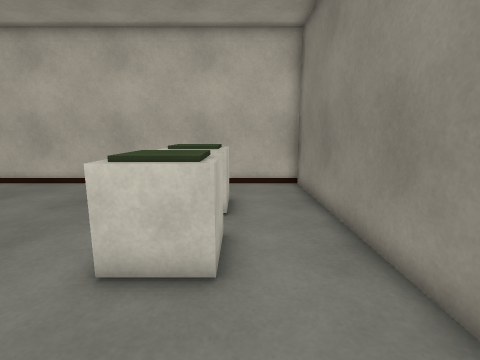
view 1 (above)

16 first-person views from a walk through a Unity game level. The camera is 1.2 m above the floor, tilts 10° down and sees 85° across. The floor is counted in squares, 0.5 m on a side. Each view is taken from the middle of a square. On the plan, view 1 faces up. The plan holds only what a view shows up to about 18 squares ahead; the rest is blank. The player character is not drawn.

view 2
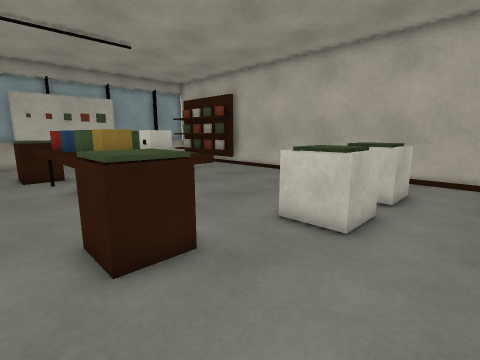

view 3
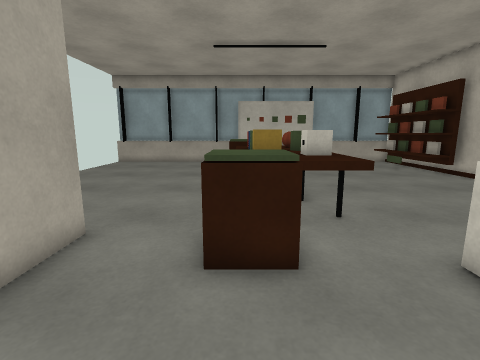

view 4
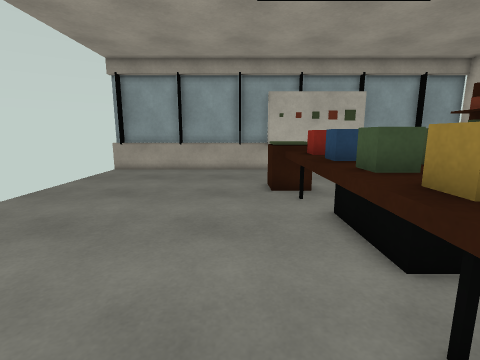

view 5
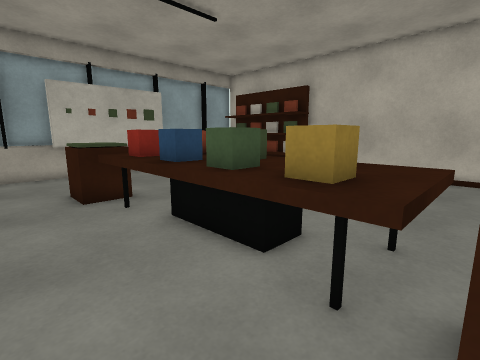

view 6
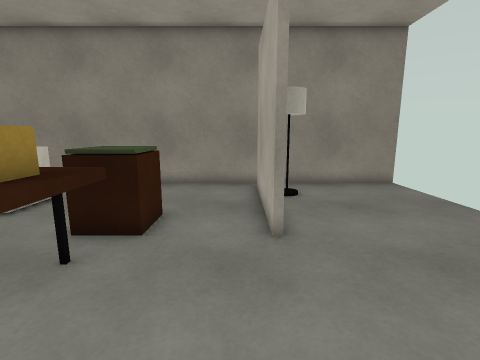

view 7
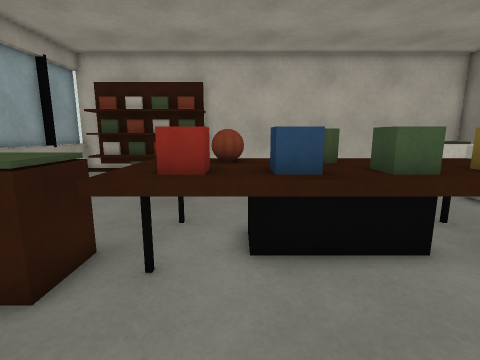

view 8
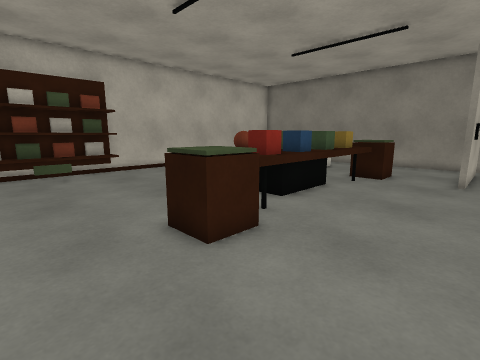

view 9
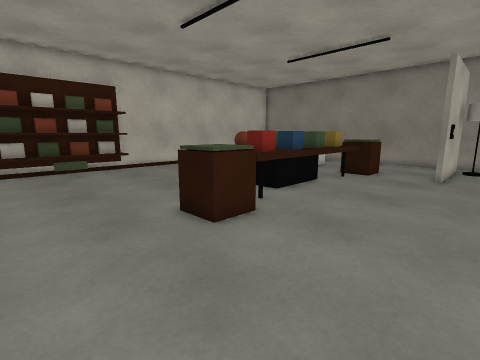

view 10
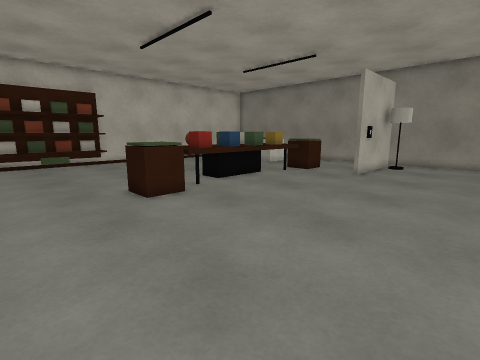

view 11
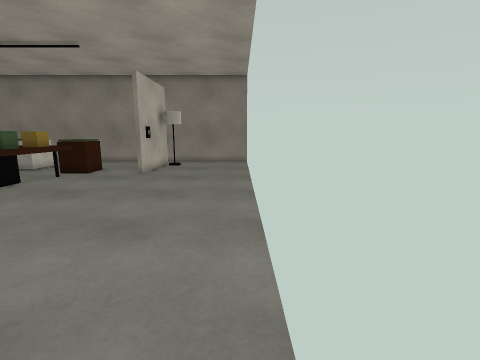

view 12
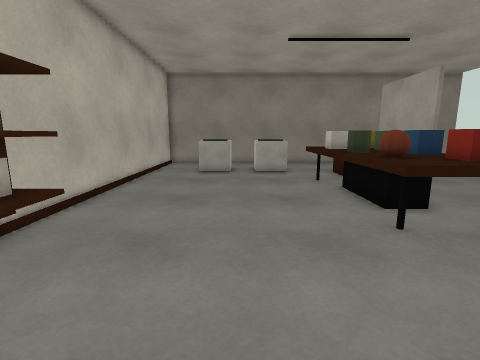

view 13
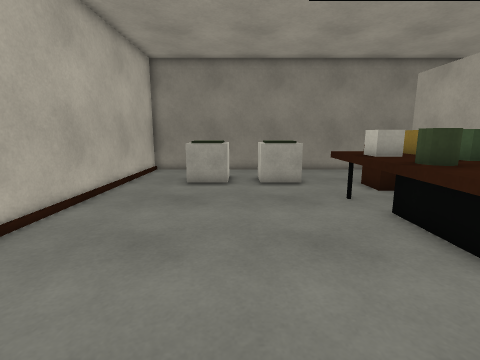

view 14
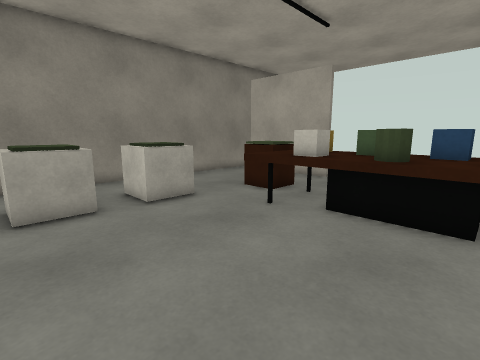

view 15
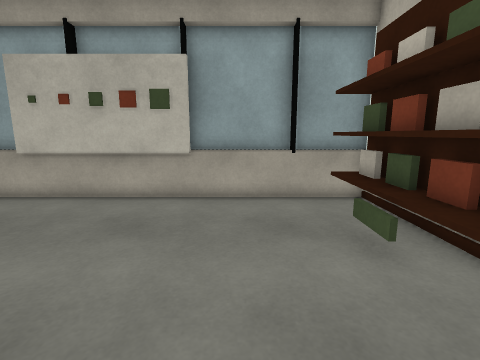

view 16
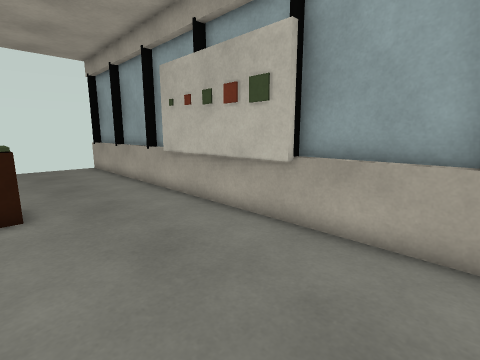

### Floor plan
Key: @ floor where view 1 was taken; # wall or solid block; x gap in a wall; . floor; ^ raised ledge; O other object.
Columns run from 21 left of view 1 to 3 right of it. Each row starts with its distance up from view 1.
 13 #########################
 12 #OOOOOOOO...............#
 11 #OOOOOOOO...............#
 10 #..................OO...#
  9 #..................OOO..#
  8 #..................OOO..#
  7 #.......................#
  6 #..................OOO..#
  5 #..................OOO..#
  4 #..................OOO..#
  3 #.......^OO^O^OO^.......#
  2 #.......^OO^O^OO^.......#
  1 #.....OO^O^O^O^O^^O.....#
  0 #....O^O^#^#^#^#^^^O.@..#
 -1 #.....O...........O.....#
 -2 #.......................#
 -3 #.......................#
 -4 #................######x#
 -5 #....................OO.#
 -6 #.......................#
 -7 #.......................#
 -8 #.......................#
 -9 #.......................#
-10 #.......................#
-11 #                       #

Positions as (right, up) in squares from view 1, and headings:
1: (0, 0), facing up
2: (2, -2), facing up-left
3: (2, 0), facing left
4: (-3, -2), facing left
5: (-4, -3), facing up-left
6: (-10, -3), facing right
7: (-11, -4), facing up
8: (-19, -5), facing up-right
9: (-20, -6), facing up-right
10: (-20, -10), facing up-right
11: (-20, -10), facing right
12: (-19, 7), facing right
13: (-15, 7), facing right
14: (-11, 10), facing down-right
15: (-11, 8), facing left
16: (-15, 10), facing down-left
